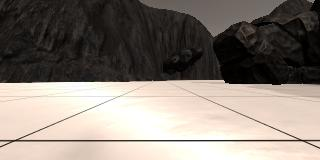
#> input picture calibration_images/example_grid1.jpg, 320 x 160 px
$ jupyter execute --allow-errors 'Rover_Project_Test_Notebook (1).ipynb'   (shell and % lines are left out)   (older library calls are emulated)
#> lines starting #> are read from the running program, lines starting #| are printed output that depends on the picture; after the words box and inside, x2 and y2 are one past the last pixel; in counts of white or black regions, pixels touching at a corner belong together
## Rover Project Test Notebook
This notebook contains the functions from the lesson and provides the scaffolding you need to test out your mapping methods.  The steps you need to complete in this notebook for the project are the following:

* First just run each of the cells in the notebook, examine the code and the results of each.
* Run the simulator in "Training Mode" and record some data. Note: the simulator may crash if you try to record a large (longer than a few minutes) dataset, but you don't need a ton of data, just some example images to work with.
* Change the data directory path (2 cells below) to be the directory where you saved data
* Test out the functions provided on your data
* Write new functions (or modify existing ones) to report and map out detections of obstacles and rock samples (yellow rocks)
* Populate the `process_image()` function with the appropriate steps/functions to go from a raw image to a worldmap.
* Run the cell that calls `process_image()` using `moviepy` functions to create video output
* Once you have mapping working, move on to modifying `perception.py` and `decision.py` to allow your rover to navigate and map in autonomous mode!

**Note: If, at any point, you encounter frozen display windows or other confounding issues, you can always start again with a clean slate by going to the "Kernel" menu above and selecting "Restart & Clear Output".**

**Run the next cell to get code highlighting in the markdown cells.**

[cell 1]
#%matplotlib qt # Choose %matplotlib qt to plot to an interactive window (note it may show up behind your browser)
# Make some of the relevant imports
import cv2 # OpenCV for perspective transform
import numpy as np
import matplotlib.image as mpimg
import matplotlib.pyplot as plt
import scipy.misc # For saving images as needed
import glob  # For reading in a list of images from a folder

## Quick Look at the Data
There's some example data provided in the `test_dataset` folder.  This basic dataset is enough to get you up and running but if you want to hone your methods more carefully you should record some data of your own to sample various scenarios in the simulator.

Next, read in and display a random image from the `test_dataset` folder

[cell 2]
path = '../data rocks/IMG/*'
img_list = glob.glob(path)
# Grab a random image and display it
#> (the rest of this cell did not finish here and is left out)

## Calibration Data
Read in and display example grid and rock sample calibration images.  You'll use the grid for perspective transform and the rock image for creating a new color selection that identifies these samples of interest.

[cell 3]
# In the simulator you can toggle on a grid on the ground for calibration
# You can also toggle on the rock samples with the 0 (zero) key.
# Here's an example of the grid and one of the rocks
example_grid = '../calibration_images/example_grid1.jpg'
example_rock = '../calibration_images/example_rock1.jpg'
example_rock2 = '../calibration_images/example_rock2.jpg'
grid_img = mpimg.imread(example_grid)
#> grid_img is the input picture: shape (160, 320, 3); mean R, G, B 135.1, 126.3, 118.3
rock_img = mpimg.imread(example_rock2)
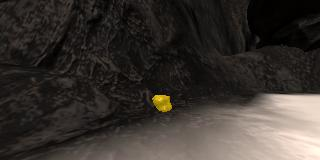
#> input picture calibration_images/example_rock2.jpg, 320 x 160 px
#> rock_img is the input picture: shape (160, 320, 3); mean R, G, B 57.6, 52, 47.3

fig = plt.figure(figsize=(12,3))
plt.subplot(121)
plt.imshow(grid_img)
plt.subplot(122)
plt.imshow(rock_img)
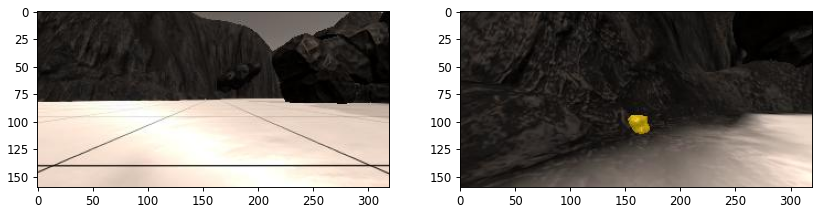
#> figure drawn by matplotlib, 2 panels

## Perspective Transform

Define the perspective transform function from the lesson and test it on an image.

[cell 4]
# Define a function to perform a perspective transform
# I've used the example grid image above to choose source points for the
# grid cell in front of the rover (each grid cell is 1 square meter in the sim)
# Define a function to perform a perspective transform
# [6 lines left out: function perspect_transform, not called in this run]


# Define calibration box in source (actual) and destination (desired) coordinates
# These source and destination points are defined to warp the image
# to a grid where each 10x10 pixel square represents 1 square meter
# The destination box will be 2*dst_size on each side
dst_size = 5
# Set a bottom offset to account for the fact that the bottom of the image
# is not the position of the rover but a bit in front of it
# this is just a rough guess, feel free to change it!
bottom_offset = 6
source = np.float32([[14, 140], [301 ,140],[200, 96], [118, 96]])
#> (the rest of this cell did not finish here and is left out)

## Color Thresholding
Define the color thresholding function from the lesson and apply it to the warped image

**TODO:** Ultimately, you want your map to not just include navigable terrain but also obstacles and the positions of the rock samples you're searching for.  Modify this function or write a new function that returns the pixel locations of obstacles (areas below the threshold) and rock samples (yellow rocks in calibration images), such that you can map these areas into world coordinates as well.
**Suggestion:** Think about imposing a lower and upper boundary in your color selection to be more specific about choosing colors.  Feel free to get creative and even bring in functions from other libraries.  Here's an example of [color selection](http://opencv-python-tutroals.readthedocs.io/en/latest/py_tutorials/py_imgproc/py_colorspaces/py_colorspaces.html) using OpenCV.
**Beware:** if you start manipulating images with OpenCV, keep in mind that it defaults to `BGR` instead of `RGB` color space when reading/writing images, so things can get confusing.

[cell 5]
# Identify pixels above the threshold
# Threshold of RGB > 160 does a nice job of identifying ground pixels only
# [13 lines left out: function color_thresh, not called in this run]
#> (the rest of this cell did not finish here and is left out)

[cell 6]
# Identify rocks
def rock_loc(img, lower=(100, 100, 0), upper=(255,255,85)):
    # Create an array of zeros same xy size as img, but single channel
#> called with lower = (100, 100, 0), upper = (255, 255, 85)
    color_select = np.zeros_like(img[:,:,0])
    color_select1 = np.zeros_like(img[:,:,0])
    # Require that each pixel be above all three threshold values in RGB
    # above_thresh will now contain a boolean array with "True"
    # where threshold was met
    #convert to hsv in order to give a range for color
    hsv = cv2.cvtColor(img, cv2.COLOR_BGR2HSV)
#> hsv: shape (160, 320, 3); mean H, S, V 105.9, 57.9, 57.7
    lower = np.array(lower)
    upper = np.array(upper)
    mask = cv2.inRange(img, lower, upper)
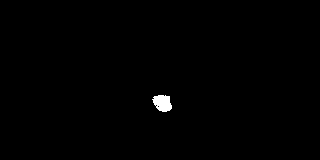
#> mask: shape (160, 320); 0.49% white; 1 white region, box (x1, y1, x2, y2) and area: (152, 95, 172, 112) 250
    hsv = cv2.cvtColor(img, cv2.COLOR_BGR2HSV)
    res = cv2.bitwise_or(hsv,hsv, mask = mask)
#> res: shape (160, 320, 3); mean H, S, V 0.5, 1.1, 0.9

    # Index the array of zeros with the boolean array and set to 1
    above_thresh = (res[:,:,0] > 70) \
                & (res[:,:,1] > 100) \
                & (res[:,:,2] > 100)
    # Index the array of visible area for the rover and set it to 1
    all_thresh = (img[:,:,0] > 0) \
                & (img[:,:,1] > 0) \
                & (img[:,:,2] > 0)
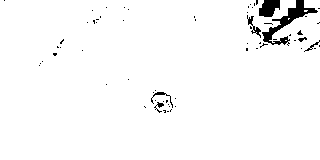
#> all_thresh: shape (160, 320) bool; 97.4% white; 66 black regions (59 under 20 px), largest, box (x1, y1, x2, y2) and area: (262, 0, 318, 46) 624, (259, 0, 280, 17) 268, (247, 15, 261, 38) 89
    # Invert visible area
    all_thresh=~all_thresh
    color_select[above_thresh] = 1
    color_select1[all_thresh] = 0
    # AND the two binary images resulting in visible area and a rock within it
    color_select_rock = color_select1-color_select
    # Return the binary image

    return color_select_rock
lower=(100, 100, 0)
upper=(255,255,85)
rocked2= rock_loc(rock_img)
plt.imshow(rocked2)
#> (the rest of this cell did not finish here and is left out)
